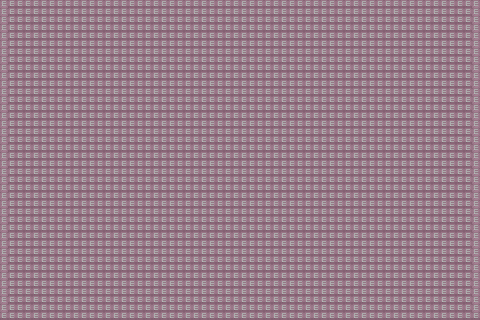

A level layout from a 2D game, rendered from its tile map. Below: a short description, then the map file with tile-grid data replaced by summaries:
An orthogonal 60x40 tile map with 8x8 px tiles, 3 tile layers (Background, Decoration below objects, Collision).

<map version="1.0" orientation="orthogonal" width="60" height="40" tilewidth="8" tileheight="8">
 <properties>
  <property name="EnemyGoal" value="28,16" />
  <property name="EnemySpawn" value="56,37" />
  <property name="PlayerSpawn" value="19,13" />
 </properties>
 <tileset firstgid="1" name="Tileset" tilewidth="8" tileheight="8">
  <image source="../img/tileset.png" width="256" height="128" />
 </tileset>
 <layer name="Background" width="60" height="40">
  <data>[2400 cells, 2400 non-empty, 2 distinct tile ids]</data>
 </layer>
 <layer name="Decoration below objects" width="60" height="40">
  <data>[2400 cells, 0 non-empty, 0 distinct tile ids]</data>
 </layer>
 <layer name="Collision" width="60" height="40">
  <properties>
   <property name="EnemySpawn" value="" />
  </properties>
  <data>[2400 cells, 2400 non-empty, 1 distinct tile ids]</data>
 </layer>
</map>